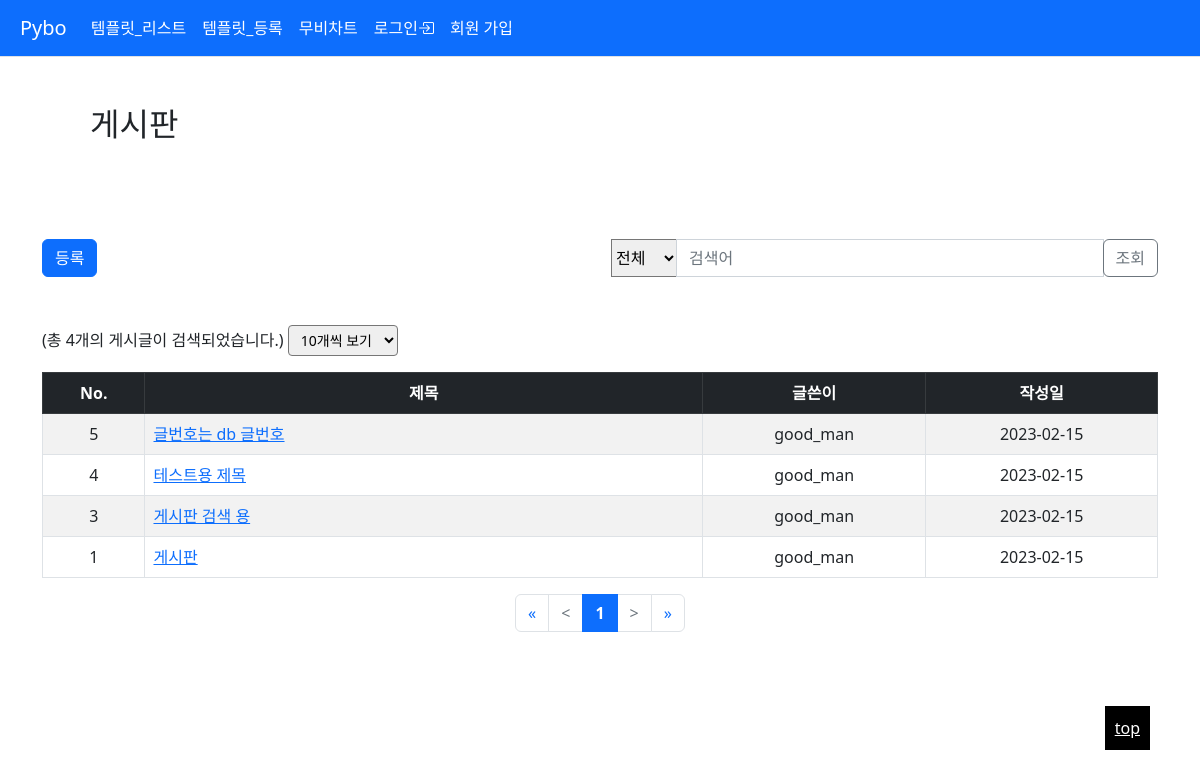
/board/, run on the app's committed database.
### board/models.py (models this page shows)
class Board(models.Model):
    subject = models.CharField(max_length=200)
    content = models.TextField()
    create_date = models.DateTimeField()
    modify_date = models.DateTimeField(null=True, blank=True)
    author = models.ForeignKey(User, on_delete=models.CASCADE,
                               related_name='author_board')

### board/views.py (the view, shortened to what this page needs)
# urls.py: path('', views.index, name='index'),
def index(request):
    page = request.GET.get('page', '1')  # 페이지
    kw = request.GET.get('kw', '')
    div = request.GET.get('div', '')
    per_page = request.GET.get('per_page', '10')
    board_list = Board.objects.order_by('-create_date')  # order_by('-필드') desc,order_by('필드') asc
    paginator = Paginator(board_list, per_page)
    page_obj = paginator.get_page(page)
    context = {'board_list': page_obj, 'page': page, 'kw': kw, 'div': div, 'per_page': per_page}
    return render(request, 'board/board_list.html', context)

### pybo/templatetags/pybo_filter.py (called while the page is built)
@register.filter
def sub(value, arg):
    return value - arg

### templates/board/board_list.html (shortened to what this page needs)
{% extends 'base.html' %}
{%load pybo_filter%}
{% block content %}
    <div class="container">
        <div class="text-start mb-5">
            <h2 class="p-5">게시판</h2>
        </div>
        <div class="row my-3">
            <div class="col-6">
                <a href="{% url 'board:board_create' %}" class="btn btn-primary">등록</a>
            </div>
            <div class="col-6">
                <div class="input-group">
                    <label for="search_div"></label><select id="search_div" class="select2-selection__choice">
                    <option value="" {% if div == '' %} selected {% endif %}>전체</option>
                </select>
                    <label for="search_kw"></label><input type="text" id="search_kw" class="form-control"
                                                          value="{{ kw|default_if_none:'' }}"
                                                          placeholder="검색어">
                    <div class="input-group-append">
                        <button class="btn btn-outline-secondary" type="button" id="btn_search">조회</button>
                    </div>
                </div>
            </div>
        </div>
    </div>
    <div class="container table-responsible mt-5">
        <p>
            <label for="select_per_page">(총 {{ board_list.paginator.count }}개의 게시글이 검색되었습니다.)</label>
            <select name="per_page" id="select_per_page" class="form-select-sm">
                <option value="10" {% if per_page == '10' %} selected {% endif %}>10개씩 보기</option>
            </select>
        </p>
        <table class="table table-striped table-hover table-bordered">
            <thead>
            <tr class="text-center table-dark">
                <th>No.</th>
                <th style="width:50%">제목</th>
                <th>글쓴이</th>
                <th>작성일</th>
            </tr>
            </thead>
            <tbody>
            {% if board_list %}
                {% for board in board_list %}
                    <tr class="text-center">
                        <td>
                            {{ board.id }}
                        </td>
                        <td class="text-start"><a href="{% url 'board:board_detail' board.id %}">{{ board.subject }}</a>
                        </td>
                        <td>{{ board.author.username }}</td>
                        <td>{{ board.create_date|date:"Y-m-d" }}</td>
                    </tr>
                {% endfor %}
            {% else %}
                <tr>
                    <td colspan="4">"게시글이 없습니다."</td>
                </tr>
            {% endif %}
            </tbody>
        </table>
        <ul class="pagination justify-content-center">
            <li class="page-item">
                <a class="page-link"
                   href="?kw={{ kw|default_if_none:'' }}&page=1&div={{ div|default_if_none:'' }}&per_page={{ per_page|default_if_none:'' }}"
                   aria-label="&gt;">&laquo;</a>
            </li>
            {% if board_list.has_previous %}
                <li class="page-item">
                    <a class="page-link" data-page="{{ board_list.previous_page_number }}" href="javascript:void(0)">&lt;</a>
                </li>
            {% else %}
                <li class="page-item disabled">
                    <a class="page-link" href="#" aria-disabled="true" aria-label="&lt;">&lt;
                    </a>
                </li>
            {% endif %}
            {% for page_number in board_list.paginator.page_range %}
                {% if page_number >= board_list.number|add:-5 and page_number <= board_list.number|add:5 %}
                    {% if page_number == board_list.number %}
                        <li class="page-item active" aria-current="page">
                            <a class="page-link" href="javascript:void(0)" data-page="{{ page_number }}"
                               style="font-weight:bold">{{ page_number }}</a>
                        </li>
                    {% else %}
                        <li class="page-item" aria-current="page">
                            <a class="page-link" href="javascript:void(0)" data-page="{{ page_number }}"
                               style="font-weight:bold">{{ page_number }}</a>
                        </li>
                    {% endif %}
                {% endif %}
            {% endfor %}
            {% if board_list.has_next %}
                <li class="page-item">
                    <a class="page-link" data-page="{{ board_list.next_page_number }}"
                       href="javascript:void(0)">&gt;</a>
                </li>
            {% else %}
                <li class="page-item disabled">
                    <a class="page-link" tabindex="-1" href="#" aria-disabled="true" aria-label="&gt;">&gt;
                    </a>
                </li>
            {% endif %}
            <li class="page-item">
                <a class="page-link"
                   href="?kw={{ kw|default_if_none:'' }}&page={{ board_list.paginator.page_range.stop|sub:1 }}&div={{ div|default_if_none:'' }}&per_page={{ per_page|default_if_none:'' }}"
                   aria-label="&gt;">&raquo;</a>
            </li>
        </ul>
    </div>
{% endblock %}

### data on the page
Board: id "5", subject "글번호는 db 글번호", author.username "good_man", create_date "2023-02-15"
Board: id "4", subject "테스트용 제목", author.username "good_man", create_date "2023-02-15"
Board: id "3", subject "게시판 검색 용", author.username "good_man", create_date "2023-02-15"
Board: id "1", subject "게시판", author.username "good_man", create_date "2023-02-15"

### other printed values
{{ board_list.paginator.count }} "4"
{{ page_number }} "1"
